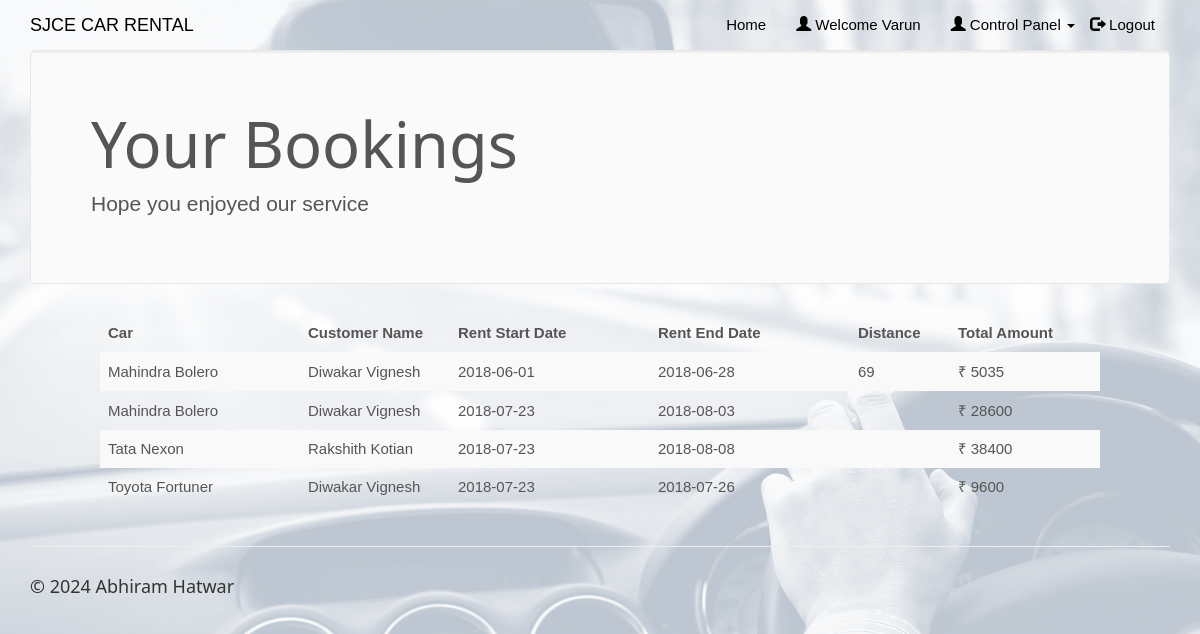
Page /clientview.php (signed in) on the committed database.
### tables this page shows
CREATE TABLE `rentedcars` (
  `id` int(100) NOT NULL,
  `customer_username` varchar(50) NOT NULL,
  `car_id` int(20) NOT NULL,
  `driver_id` int(20) NOT NULL,
  `booking_date` date NOT NULL,
  `rent_start_date` date NOT NULL,
  `rent_end_date` date NOT NULL,
  `car_return_date` date DEFAULT NULL,
  `fare` double NOT NULL,
  `charge_type` varchar(25) NOT NULL DEFAULT 'days',
  `distance` double DEFAULT NULL,
  `no_of_days` int(50) DEFAULT NULL,
  `total_amount` double DEFAULT NULL,
  `return_status` varchar(10) NOT NULL
);

CREATE TABLE `cars` (
  `car_id` int(20) NOT NULL,
  `car_name` varchar(50) NOT NULL,
  `car_nameplate` varchar(50) NOT NULL,
  `car_img` varchar(50) DEFAULT 'NA',
  `ac_price` float NOT NULL,
  `non_ac_price` float NOT NULL,
  `ac_price_per_day` float NOT NULL,
  `non_ac_price_per_day` float NOT NULL,
  `car_availability` varchar(10) NOT NULL
);

CREATE TABLE `customers` (
  `customer_username` varchar(50) NOT NULL,
  `customer_name` varchar(50) NOT NULL,
  `customer_phone` varchar(15) NOT NULL,
  `customer_email` varchar(25) NOT NULL,
  `customer_address` varchar(50) NOT NULL,
  `customer_password` varchar(20) NOT NULL
);

### clientview.php (the view, shortened to what this page needs)
<!DOCTYPE html>
<html>
<?php
$conn = Connect();
?>
<head>
<link rel="stylesheet" href="assets/bootstrap/css/bootstrap.min.css">
<link rel="stylesheet" href="assets/fonts/font-awesome.min.css">
<link rel="stylesheet" href="assets/w3css/w3.css">
<link rel="stylesheet" type="text/css" href="assets/css/customerlogin.css">
<link rel="stylesheet" type="text/css" media="screen" href="assets/css/clientpage.css" />
</head>
<body id="page-top" data-spy="scroll" data-target=".navbar-fixed-top">
    <nav class="navbar navbar-custom navbar-fixed-top" role="navigation" style="color: black">
        <div class="container">
            <div class="navbar-header">
                <a class="navbar-brand page-scroll" href="index.php">
                   SJCE CAR RENTAL </a>
            </div>
            <?php
                if(isset($_SESSION['login_client'])){
            ?>
            <div class="collapse navbar-collapse navbar-right navbar-main-collapse">
                <ul class="nav navbar-nav">
                    <li>
                        <a href="index.php">Home</a>
                    </li>
                    <li>
                        <a href="#"><span class="glyphicon glyphicon-user"></span> Welcome <?php echo $_SESSION['login_client']; ?></a>
                    </li>
                    <li>
                    <ul class="nav navbar-nav navbar-right">
            <li><a href="#" class="dropdown-toggle active" data-toggle="dropdown" role="button" aria-haspopup="true" aria-expanded="false"><span class="glyphicon glyphicon-user"></span> Control Panel <span class="caret"></span> </a>
            </li>
          </ul>
                    </li>
                    <li>
                        <a href="logout.php"><span class="glyphicon glyphicon-log-out"></span> Logout</a>
                    </li>
                </ul>
            </div>
            <?php
                }
                ?>
        </div>
    </nav>
<?php $login_client = $_SESSION['login_client'];
    $sql1 = "SELECT * FROM rentedcars rc, clientcars cc, customers c, cars WHERE cc.client_username = '$login_client' AND cc.car_id = rc.car_id AND rc.return_status = 'R' AND c.customer_username = rc.customer_username AND cc.car_id = cars.car_id";
    $result1 = $conn->query($sql1);
    if (mysqli_num_rows($result1) > 0) {
?>
<div class="container">
      <div class="jumbotron">
        <h1>Your Bookings</h1>
        <p> Hope you enjoyed our service </p>
      </div>
    </div>
    <div class="table-responsive" style="padding-left: 100px; padding-right: 100px;" >
<table class="table table-striped">
  <thead class="thead-dark">
<tr>
<th width="20%">Car</th>
<th width="15%">Customer Name</th>
<th width="20%">Rent Start Date</th>
<th width="20%">Rent End Date</th>
<th width="10%">Distance</th>
<th width="15%">Total Amount</th>
</tr>
</thead>
<?php
        while($row = mysqli_fetch_assoc($result1)) {
?>
<tr>
<td><?php echo $row["car_name"]; ?></td>
<td><?php echo $row["customer_name"]; ?></td>
<td><?php echo $row["rent_start_date"] ?></td>
<td><?php echo $row["rent_end_date"]; ?></td>
<td><?php echo $row["distance"]; ?></td>
<td>&#8377; <?php echo $row["total_amount"]; ?></td>
</tr>
<?php        } ?>
                </table>
                </div>
            <?php
        } ?>
</body>
<footer class="site-footer">
        <div class="container">
            <hr>
            <div class="row">
                <div class="col-sm-6">
                    <h5>© 2024 Abhiram Hatwar</h5>
                </div>
            </div>
        </div>
    </footer>
</html>

### assets/w3css/w3.css (style rules this page uses)
*,*:before,*:after { box-sizing:inherit }
html { -ms-text-size-adjust:100%;-webkit-text-size-adjust:100% }
body { margin:0 }
article,aside,details,figcaption,figure,footer,header,main,menu,nav,section,summary { display:block }
a { background-color:transparent;-webkit-text-decoration-skip:objects }
hr { box-sizing:content-box;height:0;overflow:visible }
html,body { font-family:Verdana,sans-serif;font-size:15px;line-height:1.5 }
html { overflow-x:hidden }
h1 { font-size:36px }
h5 { font-size:18px }
h1,h2,h3,h4,h5,h6 { font-family:"Segoe UI",Arial,sans-serif;font-weight:400;margin:10px 0 }
hr { border:0;border-top:1px solid #eee;margin:20px 0 }
a { color:inherit }

### assets/css/customerlogin.css (style rules this page uses)
body, html { height: 100%; }
body { padding-top: 50px; background: url("../../assets/img/forcustomer.png"); background-size: 100%; }
footer { display: block; }

### rows in the picture
rentedcars: car.car_name "Mahindra Bolero", customer_username.customer_name "Diwakar Vignesh", rent_start_date "2018-06-01", rent_end_date "2018-06-28", distance "69", total_amount "5035"
rentedcars: car.car_name "Mahindra Bolero", customer_username.customer_name "Diwakar Vignesh", rent_start_date "2018-07-23", rent_end_date "2018-08-03", total_amount "28600"
rentedcars: car.car_name "Tata Nexon", customer_username.customer_name "Rakshith Kotian", rent_start_date "2018-07-23", rent_end_date "2018-08-08", total_amount "38400"
rentedcars: car.car_name "Toyota Fortuner", customer_username.customer_name "Diwakar Vignesh", rent_start_date "2018-07-23", rent_end_date "2018-07-26", total_amount "9600"

### other values in the picture
$_SESSION['login_client'] "Varun"
